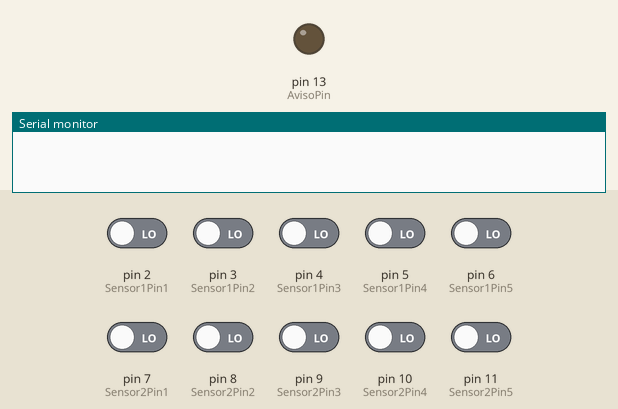
The sketch below on a simulated Arduino Uno, built with avr-gcc and run on an emulated ATmega328P. Shown: output pins drawn as LEDs (lit = HIGH), the last lines printed to the serial monitor. Dashed ring = blinking. The inputs (shaded band) are chosen by the test bench; at power-on: pin 2 (Sensor1Pin1), pin 3 (Sensor1Pin2), pin 4 (Sensor1Pin3), pin 5 (Sensor1Pin4), pin 6 (Sensor1Pin5), pin 7 (Sensor2Pin1), pin 8 (Sensor2Pin2), pin 9 (Sensor2Pin3), pin 10 (Sensor2Pin4), pin 11 (Sensor2Pin5) LOW.

Above: at 1.8 s.
1.9 s: pin 2 (Sensor1Pin1) driven HIGH
At 2.8 s:
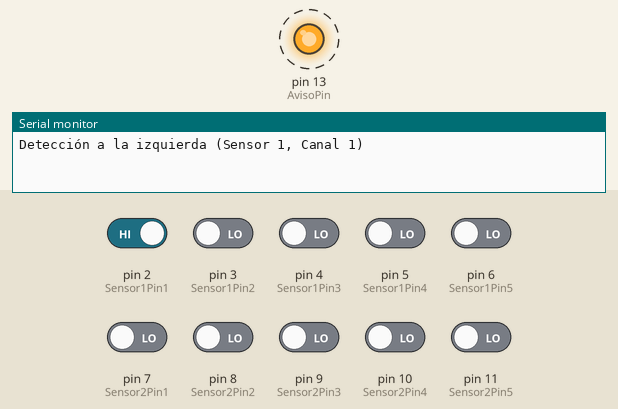
4.9 s: pin 4 (Sensor1Pin3) driven HIGH
7.9 s: pin 5 (Sensor1Pin4) driven HIGH
Timing chart, 0 to 16.9 s (numbered marks = the images above; inputs shaded):
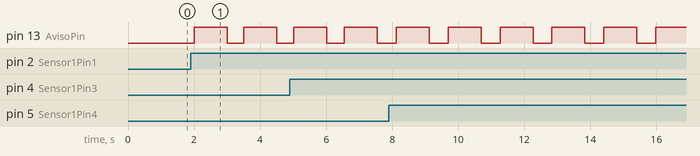

The sketch:

dosflama_5canales.ino
```cpp
// Pines para el primer sensor de flama de 5 canales (Sensor 1)
int Sensor1Pin1 = 2;
int Sensor1Pin2 = 3;
int Sensor1Pin3 = 4;
int Sensor1Pin4 = 5;
int Sensor1Pin5 = 6;

// Pines para el segundo sensor de flama de 5 canales (Sensor 2)
int Sensor2Pin1 = 7;
int Sensor2Pin2 = 8;
int Sensor2Pin3 = 9;
int Sensor2Pin4 = 10;
int Sensor2Pin5 = 11;

int AvisoPin = 13;      // Para avisar cuando se ha detectado fuego (LED o buzzer)

void setup() {
   Serial.begin(9600);

   // Configurar los pines del primer sensor de flama como entradas
   pinMode(Sensor1Pin1, INPUT);
   pinMode(Sensor1Pin2, INPUT);
   pinMode(Sensor1Pin3, INPUT);
   pinMode(Sensor1Pin4, INPUT);
   pinMode(Sensor1Pin5, INPUT);

   // Configurar los pines del segundo sensor de flama como entradas
   pinMode(Sensor2Pin1, INPUT);
   pinMode(Sensor2Pin2, INPUT);
   pinMode(Sensor2Pin3, INPUT);
   pinMode(Sensor2Pin4, INPUT);
   pinMode(Sensor2Pin5, INPUT);

   // Pin de aviso
   pinMode(AvisoPin, OUTPUT);
}

void loop() {
   int detectado = 0;  // Variable para saber si algún sensor detectó fuego

   // Leer sensores del primer sensor de flama (Sensor 1)
   int Pin1_S1 = digitalRead(Sensor1Pin1);
   int Pin2_S1 = digitalRead(Sensor1Pin2);
   int Pin3_S1 = digitalRead(Sensor1Pin3);
   int Pin4_S1 = digitalRead(Sensor1Pin4);
   int Pin5_S1 = digitalRead(Sensor1Pin5);

   // Leer sensores del segundo sensor de flama (Sensor 2)
   int Pin1_S2 = digitalRead(Sensor2Pin1);
   int Pin2_S2 = digitalRead(Sensor2Pin2);
   int Pin3_S2 = digitalRead(Sensor2Pin3);
   int Pin4_S2 = digitalRead(Sensor2Pin4);
   int Pin5_S2 = digitalRead(Sensor2Pin5);

   // Verificar las detecciones de ambos sensores

   // Sensor 1 detección
   if (Pin1_S1 == HIGH) {
      Serial.println("Detección a la izquierda (Sensor 1, Canal 1)");
      detectado = 1;
   }
   if (Pin2_S1 == HIGH) {
      Serial.println("Detección a la izquierda (Sensor 1, Canal 2)");
      detectado = 1;
   }
   if (Pin3_S1 == HIGH) {
      Serial.println("Detección de frente (Sensor 1, Canal 3)");
      detectado = 1;
   }
   if (Pin4_S1 == HIGH) {
      Serial.println("Detección a la derecha (Sensor 1, Canal 4)");
      detectado = 1;
   }
   if (Pin5_S1 == HIGH) {
      Serial.println("Detección a la derecha (Sensor 1, Canal 5)");
      detectado = 1;
   }

   // Sensor 2 detección
   if (Pin1_S2 == HIGH) {
      Serial.println("Detección a la izquierda (Sensor 2, Canal 1)");
      detectado = 1;
   }
   if (Pin2_S2 == HIGH) {
      Serial.println("Detección a la izquierda (Sensor 2, Canal 2)");
      detectado = 1;
   }
   if (Pin3_S2 == HIGH) {
      Serial.println("Detección de frente (Sensor 2, Canal 3)");
      detectado = 1;
   }
   if (Pin4_S2 == HIGH) {
      Serial.println("Detección a la derecha (Sensor 2, Canal 4)");
      detectado = 1;
   }
   if (Pin5_S2 == HIGH) {
      Serial.println("Detección a la derecha (Sensor 2, Canal 5)");
      detectado = 1;
   }

   // Si se detecta fuego en cualquier sensor, activar el aviso (LED o buzzer)
   if (detectado > 0) {
      digitalWrite(AvisoPin, HIGH);  // Activar aviso
      delay(1000);  // Mantener el aviso encendido por 1 segundo
      digitalWrite(AvisoPin, LOW);   // Apagar aviso
   }

   delay(500);  // Espera de 500ms antes de volver a leer los sensores
}
```

Measured:
- after the input at 1.9 s, pin 13 (AvisoPin): alternates HIGH for 1.0 s and LOW for 0.50 s, starting after 0.10 s
